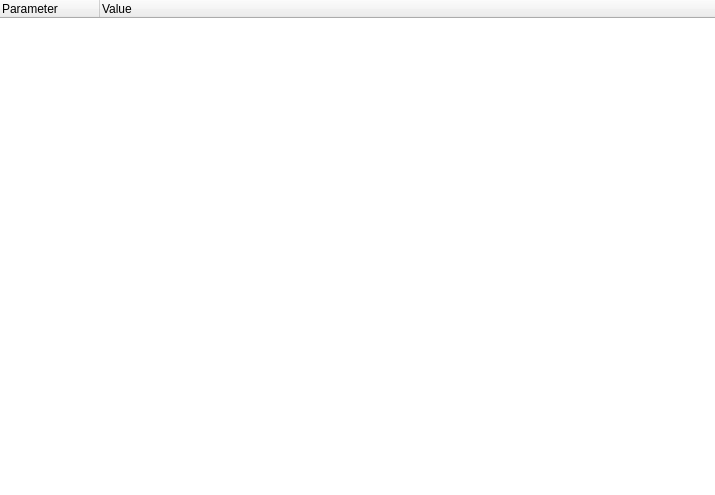
<?xml version="1.0" encoding="UTF-8"?>
<ui version="4.0">
 <class>SysInfoPowerOptions</class>
 <widget class="QWidget" name="SysInfoPowerOptions">
  <property name="geometry">
   <rect>
    <x>0</x>
    <y>0</y>
    <width>715</width>
    <height>495</height>
   </rect>
  </property>
  <property name="windowTitle">
   <string/>
  </property>
  <layout class="QVBoxLayout" name="verticalLayout">
   <property name="leftMargin">
    <number>0</number>
   </property>
   <property name="topMargin">
    <number>0</number>
   </property>
   <property name="rightMargin">
    <number>0</number>
   </property>
   <property name="bottomMargin">
    <number>0</number>
   </property>
   <item>
    <widget class="QTreeWidget" name="tree">
     <property name="contextMenuPolicy">
      <enum>Qt::CustomContextMenu</enum>
     </property>
     <property name="frameShape">
      <enum>QFrame::NoFrame</enum>
     </property>
     <property name="showDropIndicator" stdset="0">
      <bool>false</bool>
     </property>
     <property name="iconSize">
      <size>
       <width>16</width>
       <height>16</height>
      </size>
     </property>
     <property name="indentation">
      <number>0</number>
     </property>
     <column>
      <property name="text">
       <string>Parameter</string>
      </property>
     </column>
     <column>
      <property name="text">
       <string>Value</string>
      </property>
     </column>
    </widget>
   </item>
  </layout>
  <action name="action_copy_row">
   <property name="text">
    <string>Copy Row</string>
   </property>
  </action>
  <action name="action_copy_name">
   <property name="text">
    <string>Copy Name</string>
   </property>
  </action>
  <action name="action_copy_value">
   <property name="text">
    <string>Copy Value</string>
   </property>
  </action>
 </widget>
 <resources/>
 <connections/>
</ui>
